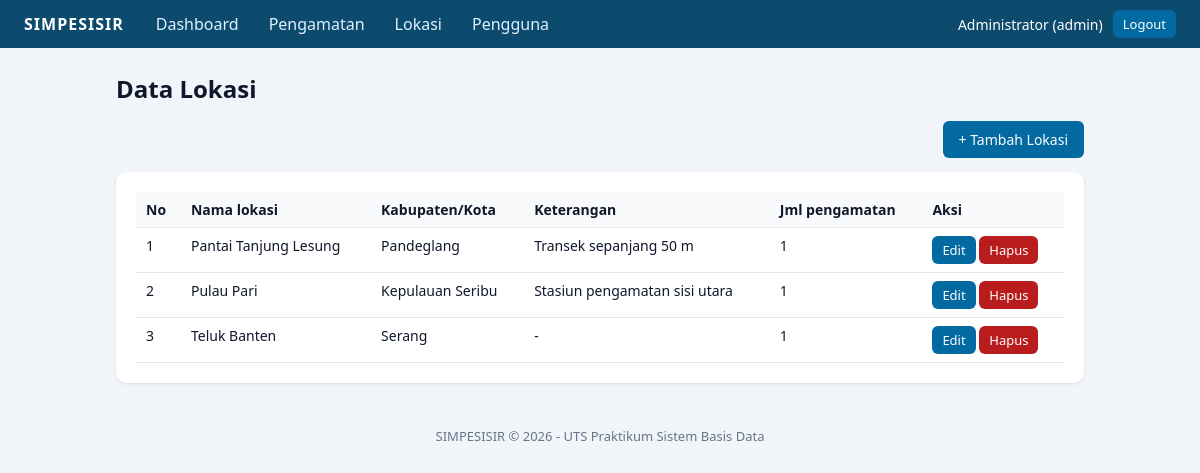
Screenshot of /lokasi/index.php (signed in) with the database file from the repository.
### tables this page shows
CREATE TABLE lokasi (
  id_lokasi      INT UNSIGNED NOT NULL AUTO_INCREMENT,
  nama_lokasi    VARCHAR(100) NOT NULL,
  kabupaten_kota VARCHAR(100) NOT NULL,
  keterangan     VARCHAR(255) NULL,
  PRIMARY KEY (id_lokasi),
  UNIQUE KEY uq_lokasi (nama_lokasi, kabupaten_kota)
);

### includes/init.php (called while the page is built, shortened)
<?php
function e($s): string { return htmlspecialchars((string)$s, ENT_QUOTES, 'UTF-8'); }
function url(string $p = ''): string { return BASE_URL . '/' . ltrim($p, '/'); }

### lokasi/index.php (the view, shortened to what this page needs)
<?php
require_once __DIR__ . '/../includes/init.php';
$data = $conn->query(
    'SELECT l.*, COUNT(p.id_pengamatan) AS jml
     FROM lokasi l LEFT JOIN pengamatan p ON p.id_lokasi = l.id_lokasi
     GROUP BY l.id_lokasi ORDER BY l.nama_lokasi'
)->fetch_all(MYSQLI_ASSOC);
require __DIR__ . '/../includes/header.php';
?>
<h1>Data Lokasi</h1>
<div class="toolbar"><span></span><a class="btn" href="<?= e(url('lokasi/tambah.php')) ?>">+ Tambah Lokasi</a></div>
<div class="card table-wrap"><table>
  <tr><th>No</th><th>Nama lokasi</th><th>Kabupaten/Kota</th><th>Keterangan</th><th>Jml pengamatan</th><th>Aksi</th></tr>
  <?php foreach ($data as $i => $r): ?>
  <tr>
    <td><?= $i + 1 ?></td><td><?= e($r['nama_lokasi']) ?></td><td><?= e($r['kabupaten_kota']) ?></td>
    <td><?= e($r['keterangan'] ?: '-') ?></td><td><?= (int)$r['jml'] ?></td>
    <td>
      <a class="btn btn-small" href="<?= e(url('lokasi/edit.php?id=' . (int)$r['id_lokasi'])) ?>">Edit</a>
      <form class="inline" method="post" action="<?= e(url('lokasi/hapus.php')) ?>" onsubmit="return confirm('Hapus lokasi ini?')">
        <button class="btn btn-small btn-danger" type="submit">Hapus</button>
      </form>
    </td>
  </tr>
  <?php endforeach; ?>
</table></div>
<?php require __DIR__ . '/../includes/footer.php'; ?>

### assets/style.css (style rules this page uses)
* { box-sizing:border-box }
body { margin:0;font-family:system-ui,Arial,sans-serif;background:#f1f5f9;color:#0f172a }
.card { background:#fff;border-radius:10px;padding:20px;box-shadow:0 1px 3px rgba(0,0,0,.1);margin-bottom:20px }
h1 { margin-top:0;font-size:24px }
table { width:100%;border-collapse:collapse;font-size:14px }
th,td { padding:8px 10px;border-bottom:1px solid #e2e8f0;text-align:left;vertical-align:top }
th { background:#f8fafc }
.table-wrap { overflow-x:auto }
.btn { display:inline-block;background:#0369a1;color:#fff;border:0;border-radius:6px;padding:9px 16px;cursor:pointer;text-decoration:none;font:inherit;font-size:14px }
.btn-small { padding:5px 10px;font-size:13px }
.btn-danger { background:#b91c1c }
.inline { display:inline;margin:0 }
.toolbar { display:flex;justify-content:space-between;gap:10px;margin-bottom:14px;flex-wrap:wrap }

### rows the page displays
lokasi: nama_lokasi "Pantai Tanjung Lesung", kabupaten_kota "Pandeglang", keterangan "Transek sepanjang 50 m", jml "1"
lokasi: nama_lokasi "Pulau Pari", kabupaten_kota "Kepulauan Seribu", keterangan "Stasiun pengamatan sisi utara", jml "1"
lokasi: nama_lokasi "Teluk Banten", kabupaten_kota "Serang", keterangan "-", jml "1"

### other values shown
$_SESSION['nama'] "Administrator"
$_SESSION['role'] "admin"
